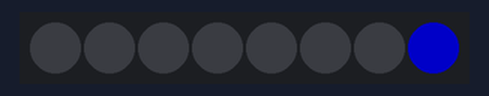
This program was run on a simulated ESP32 board running MicroPython. Shown: 8 RGB LEDs in strip order, left to right. Dim RGB values are drawn brighter than linear; random numbers come from a fixed seed; library files of the repository ran but are not shown: neopixel_spi.py.

Above: at 7.4 s.
At 11.5 s:
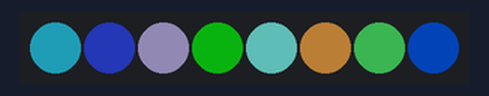
At 14.5 s:
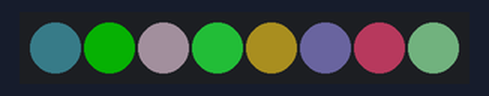
At 22.5 s:
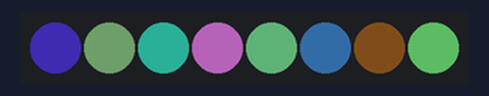
At 30.5 s:
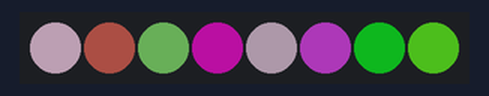
At 38.5 s:
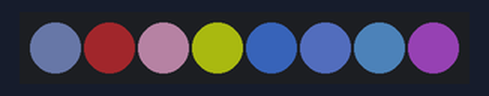
Timing chart, 0 to 40.0 s (numbered marks = the images above):
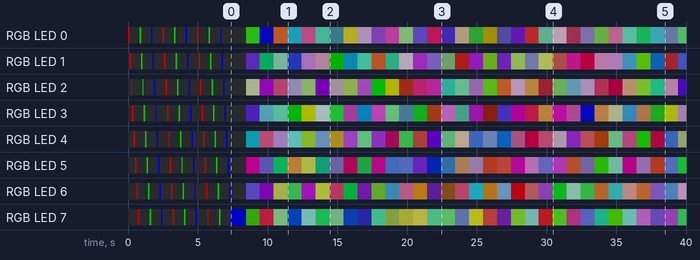

Measured:
- by itself, RGB LED 0: off → RGB(100, 0, 0) at 0.01 s, → off 0.10 s later, → RGB(0, 100, 0) 0.72 s later, → off 0.10 s later, … (50 changes in this stretch)
- by itself, RGB LED 1: off → RGB(100, 0, 0) at 0.11 s, → off 0.10 s later, → RGB(0, 100, 0) 0.72 s later, → off 0.10 s later, … (50 changes in this stretch)
- what the display in image 0 shows lasts 1.1 s, from 7.4 s to 8.5 s
- what the display in image 1 shows lasts 1.0 s, from 11.5 s to 12.5 s

The program:

main.py
```python
from machine import Timer,Pin, SPI, I2C
import time
import network, random


from neopixel_spi import NeoPixel_SPI

# 800kHz * 8 / 2 = 3.2MHz, on ESP32. some board need "phase=1" on SPI option.
spi=SPI(1, 3200000, sck=Pin(14), mosi=Pin(13))

neo = NeoPixel_SPI(spi,8)

neo.fill_color([0,0,0])
neo.show()

for k in range(3):
    for i in range(8):
        neo.fill_color([0,0,0])
        neo.set_color(i,[100,0,0])
        neo.show()
        time.sleep(0.1)

    for i in range(8):
        neo.fill_color([0,0,0])
        neo.set_color(i,[0,100,0])
        neo.show()
        time.sleep(0.1)

    for i in range(8):
        neo.fill_color([0,0,0])
        neo.set_color(i,[0,0,100])
        neo.show()
        time.sleep(0.1)

def updatepixel(t):
    for i in range(8):
        r = random.randint(0,80)
        g = random.randint(0,80)
        b = random.randint(0,80)
        neo.set_color(i,[r,g,b])
    neo.show()

tim=Timer(0)
tim.init(period=1000, mode=Timer.PERIODIC, callback=updatepixel)
```
